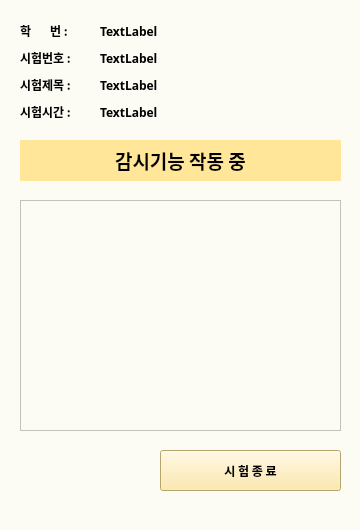
<?xml version="1.0" encoding="UTF-8"?>
<ui version="4.0">
 <class>startExam</class>
 <widget class="QMainWindow" name="startExam">
  <property name="geometry">
   <rect>
    <x>0</x>
    <y>0</y>
    <width>360</width>
    <height>530</height>
   </rect>
  </property>
  <property name="minimumSize">
   <size>
    <width>360</width>
    <height>530</height>
   </size>
  </property>
  <property name="mouseTracking">
   <bool>false</bool>
  </property>
  <property name="windowTitle">
   <string>DDOK DDOK</string>
  </property>
  <property name="styleSheet">
   <string notr="true">background-color:rgb(252, 252, 244)</string>
  </property>
  <widget class="QWidget" name="centralwidget">
   <property name="minimumSize">
    <size>
     <width>360</width>
     <height>530</height>
    </size>
   </property>
   <widget class="QLabel" name="label_sn_title">
    <property name="geometry">
     <rect>
      <x>20</x>
      <y>23</y>
      <width>64</width>
      <height>15</height>
     </rect>
    </property>
    <property name="font">
     <font>
      <family>나눔스퀘어라운드 Bold</family>
      <weight>75</weight>
      <bold>true</bold>
     </font>
    </property>
    <property name="text">
     <string>학       번 :</string>
    </property>
   </widget>
   <widget class="QLabel" name="label_en_title">
    <property name="geometry">
     <rect>
      <x>20</x>
      <y>50</y>
      <width>64</width>
      <height>15</height>
     </rect>
    </property>
    <property name="font">
     <font>
      <family>나눔스퀘어라운드 Bold</family>
      <weight>75</weight>
      <bold>true</bold>
     </font>
    </property>
    <property name="text">
     <string>시험번호 :</string>
    </property>
   </widget>
   <widget class="QPushButton" name="finishButton">
    <property name="geometry">
     <rect>
      <x>160</x>
      <y>450</y>
      <width>181</width>
      <height>41</height>
     </rect>
    </property>
    <property name="font">
     <font>
      <family>나눔스퀘어라운드 Bold</family>
      <weight>75</weight>
      <bold>true</bold>
     </font>
    </property>
    <property name="accessibleName">
     <string>finishButton</string>
    </property>
    <property name="styleSheet">
     <string notr="true">background-color:rgb(255, 230, 153)</string>
    </property>
    <property name="text">
     <string>시 험 종 료</string>
    </property>
    <property name="autoDefault">
     <bool>true</bool>
    </property>
    <property name="flat">
     <bool>false</bool>
    </property>
   </widget>
   <widget class="QLabel" name="label_sn_set">
    <property name="geometry">
     <rect>
      <x>100</x>
      <y>23</y>
      <width>150</width>
      <height>16</height>
     </rect>
    </property>
    <property name="font">
     <font>
      <family>나눔스퀘어라운드 Bold</family>
      <weight>75</weight>
      <bold>true</bold>
     </font>
    </property>
    <property name="text">
     <string>TextLabel</string>
    </property>
   </widget>
   <widget class="QLabel" name="label_en_set">
    <property name="geometry">
     <rect>
      <x>100</x>
      <y>50</y>
      <width>150</width>
      <height>16</height>
     </rect>
    </property>
    <property name="font">
     <font>
      <family>나눔스퀘어라운드 Bold</family>
      <weight>75</weight>
      <bold>true</bold>
     </font>
    </property>
    <property name="text">
     <string>TextLabel</string>
    </property>
   </widget>
   <widget class="QLabel" name="exam_ongoing_alert">
    <property name="geometry">
     <rect>
      <x>20</x>
      <y>140</y>
      <width>321</width>
      <height>41</height>
     </rect>
    </property>
    <property name="font">
     <font>
      <family>나눔스퀘어_ac Bold</family>
      <pointsize>14</pointsize>
      <weight>75</weight>
      <bold>true</bold>
     </font>
    </property>
    <property name="styleSheet">
     <string notr="true">background-color:rgb(255, 230, 153)</string>
    </property>
    <property name="text">
     <string>감시기능 작동 중</string>
    </property>
    <property name="alignment">
     <set>Qt::AlignCenter</set>
    </property>
   </widget>
   <widget class="QTextBrowser" name="log_list">
    <property name="geometry">
     <rect>
      <x>20</x>
      <y>200</y>
      <width>321</width>
      <height>231</height>
     </rect>
    </property>
   </widget>
   <widget class="QLabel" name="label_title_title">
    <property name="geometry">
     <rect>
      <x>20</x>
      <y>77</y>
      <width>71</width>
      <height>16</height>
     </rect>
    </property>
    <property name="font">
     <font>
      <family>나눔스퀘어라운드 Bold</family>
      <weight>75</weight>
      <bold>true</bold>
     </font>
    </property>
    <property name="text">
     <string>시험제목 :</string>
    </property>
   </widget>
   <widget class="QLabel" name="label_title_set">
    <property name="geometry">
     <rect>
      <x>100</x>
      <y>77</y>
      <width>240</width>
      <height>16</height>
     </rect>
    </property>
    <property name="font">
     <font>
      <family>나눔스퀘어라운드 Bold</family>
      <weight>75</weight>
      <bold>true</bold>
     </font>
    </property>
    <property name="text">
     <string>TextLabel</string>
    </property>
   </widget>
   <widget class="QLabel" name="label_time_set">
    <property name="geometry">
     <rect>
      <x>100</x>
      <y>104</y>
      <width>240</width>
      <height>16</height>
     </rect>
    </property>
    <property name="font">
     <font>
      <family>나눔스퀘어라운드 Bold</family>
      <weight>75</weight>
      <bold>true</bold>
     </font>
    </property>
    <property name="text">
     <string>TextLabel</string>
    </property>
   </widget>
   <widget class="QLabel" name="label_time_title">
    <property name="geometry">
     <rect>
      <x>20</x>
      <y>104</y>
      <width>71</width>
      <height>16</height>
     </rect>
    </property>
    <property name="font">
     <font>
      <family>나눔스퀘어라운드 Bold</family>
      <weight>75</weight>
      <bold>true</bold>
     </font>
    </property>
    <property name="text">
     <string>시험시간 :</string>
    </property>
   </widget>
  </widget>
  <widget class="QStatusBar" name="statusbar"/>
 </widget>
 <resources/>
 <connections/>
</ui>
